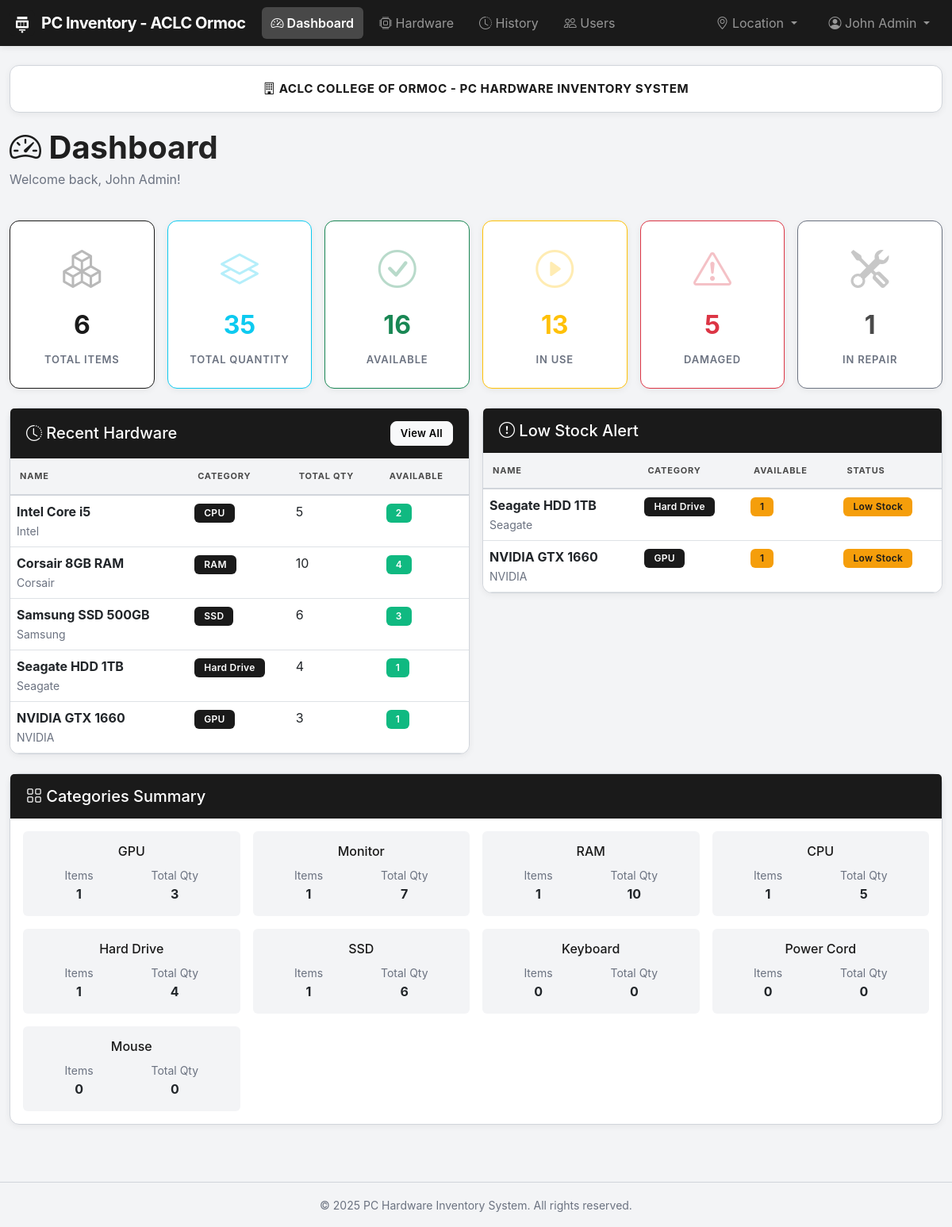
/dashboard.php (signed in), run on the app's committed database.
### tables this page shows
CREATE TABLE IF NOT EXISTS hardware (
    id INT AUTO_INCREMENT PRIMARY KEY,
    name VARCHAR(255) NOT NULL,
    category_id INT NOT NULL,
    type VARCHAR(100),
    brand VARCHAR(100),
    model VARCHAR(100),
    serial_number VARCHAR(100),
    total_quantity INT DEFAULT 0,
    unused_quantity INT DEFAULT 0,
    in_use_quantity INT DEFAULT 0,
    damaged_quantity INT DEFAULT 0,
    repair_quantity INT DEFAULT 0,
    location VARCHAR(100),
    date_added TIMESTAMP DEFAULT CURRENT_TIMESTAMP,
    FOREIGN KEY (category_id) REFERENCES categories(id)
);

CREATE TABLE IF NOT EXISTS categories (
    id INT AUTO_INCREMENT PRIMARY KEY,
    name VARCHAR(100) NOT NULL UNIQUE,         
    description VARCHAR(255)
);

### config/security.php (called while the page is built, shortened)
<?php
function escapeOutput($data) {
    return htmlspecialchars($data, ENT_QUOTES, 'UTF-8');
}
?>

### dashboard.php (the view, shortened to what this page needs)
<?php
require_once 'config/security.php';
$conn = getDBConnection();
$stats = [
    'total_hardware' => 0,
    'total_quantity' => 0,
    'in_use' => 0,
    'available' => 0,
    'damaged' => 0,
    'repair' => 0
];
$result = $conn->query("SELECT COUNT(*) as count FROM hardware");
if ($row = $result->fetch_assoc()) {
    $stats['total_hardware'] = $row['count'];
}
$result = $conn->query("SELECT SUM(total_quantity) as total, SUM(in_use_quantity) as in_use,
                        SUM(unused_quantity) as available, SUM(damaged_quantity) as damaged,
                        SUM(repair_quantity) as repair FROM hardware");
if ($row = $result->fetch_assoc()) {
    $stats['total_quantity'] = $row['total'] ?? 0;
    $stats['in_use'] = $row['in_use'] ?? 0;
    $stats['available'] = $row['available'] ?? 0;
    $stats['damaged'] = $row['damaged'] ?? 0;
    $stats['repair'] = $row['repair'] ?? 0;
}
$recentHardware = [];
$result = $conn->query("SELECT h.*, c.name as category_name FROM hardware h
                       LEFT JOIN categories c ON h.category_id = c.id
                       ORDER BY h.date_added DESC LIMIT 5");
while ($row = $result->fetch_assoc()) {
    $recentHardware[] = $row;
}
$lowStock = [];
$result = $conn->query("SELECT h.*, c.name as category_name FROM hardware h
                       LEFT JOIN categories c ON h.category_id = c.id
                       WHERE h.unused_quantity < 2 AND h.total_quantity > 0
                       ORDER BY h.unused_quantity ASC LIMIT 5");
while ($row = $result->fetch_assoc()) {
    $lowStock[] = $row;
}
$categories = [];
$result = $conn->query("SELECT c.name, COUNT(h.id) as count, SUM(h.total_quantity) as total
                       FROM categories c
                       LEFT JOIN hardware h ON c.id = h.category_id
                       GROUP BY c.id, c.name
                       ORDER BY count DESC");
while ($row = $result->fetch_assoc()) {
    $categories[] = $row;
}
include 'includes/header.php';
?>
<div class="row mb-4">
    <div class="col-12">
        <div class="system-branding">
            <h6><i class="bi bi-building"></i> ACLC COLLEGE OF ORMOC - PC HARDWARE INVENTORY SYSTEM</h6>
        </div>
        <h1 class="text-gradient mb-1">
            <i class="bi bi-speedometer2"></i> Dashboard
        </h1>
        <p class="text-muted">Welcome back, <?php echo escapeOutput($_SESSION['full_name']); ?>!</p>
    </div>
</div>
<div class="row g-3 mb-4">
    <div class="col-md-4 col-lg-2">
        <div class="card stat-card border-primary">
            <div class="card-body text-center">
                <i class="bi bi-boxes stat-icon text-primary"></i>
                <div class="stat-value text-primary"><?php echo $stats['total_hardware']; ?></div>
                <div class="stat-label">Total Items</div>
            </div>
        </div>
    </div>
    <div class="col-md-4 col-lg-2">
        <div class="card stat-card border-info">
            <div class="card-body text-center">
                <i class="bi bi-layers stat-icon text-info"></i>
                <div class="stat-value text-info"><?php echo $stats['total_quantity']; ?></div>
                <div class="stat-label">Total Quantity</div>
            </div>
        </div>
    </div>
    <div class="col-md-4 col-lg-2">
        <div class="card stat-card border-success">
            <div class="card-body text-center">
                <i class="bi bi-check-circle stat-icon text-success"></i>
                <div class="stat-value text-success"><?php echo $stats['available']; ?></div>
                <div class="stat-label">Available</div>
            </div>
        </div>
    </div>
    <div class="col-md-4 col-lg-2">
        <div class="card stat-card border-warning">
            <div class="card-body text-center">
                <i class="bi bi-play-circle stat-icon text-warning"></i>
                <div class="stat-value text-warning"><?php echo $stats['in_use']; ?></div>
                <div class="stat-label">In Use</div>
            </div>
        </div>
    </div>
    <div class="col-md-4 col-lg-2">
        <div class="card stat-card border-danger">
            <div class="card-body text-center">
                <i class="bi bi-exclamation-triangle stat-icon text-danger"></i>
                <div class="stat-value text-danger"><?php echo $stats['damaged']; ?></div>
                <div class="stat-label">Damaged</div>
            </div>
        </div>
    </div>
    <div class="col-md-4 col-lg-2">
        <div class="card stat-card border-secondary">
            <div class="card-body text-center">
                <i class="bi bi-tools stat-icon text-secondary"></i>
                <div class="stat-value text-secondary"><?php echo $stats['repair']; ?></div>
                <div class="stat-label">In Repair</div>
            </div>
        </div>
    </div>
</div>
<div class="row g-3">
    <div class="col-lg-6">
        <div class="card table-card">
            <div class="card-header d-flex justify-content-between align-items-center">
                <h5 class="mb-0"><i class="bi bi-clock-history"></i> Recent Hardware</h5>
                <a href="pages/hardware.php" class="btn btn-sm btn-light">View All</a>
            </div>
            <div class="card-body p-0">
                <div class="table-responsive">
                    <table class="table table-hover mb-0">
                        <thead>
                            <tr>
                                <th>Name</th>
                                <th>Category</th>
                                <th>Total Qty</th>
                                <th>Available</th>
                            </tr>
                        </thead>
                        <tbody>
                            <?php if (empty($recentHardware)): ?>
                            <tr>
                                <td colspan="4" class="text-center text-muted py-4">No hardware found</td>
                            </tr>
                            <?php else: ?>
                            <?php foreach ($recentHardware as $item): ?>
                            <tr>
                                <td>
                                    <strong><?php echo escapeOutput($item['name']); ?></strong>
                                    <?php if (!empty($item['brand'])): ?>
                                    <br><small class="text-muted"><?php echo escapeOutput($item['brand']); ?></small>
                                    <?php endif; ?>
                                </td>
                                <td><span class="badge bg-primary"><?php echo escapeOutput($item['category_name']); ?></span></td>
                                <td><?php echo $item['total_quantity']; ?></td>
                                <td><span class="badge bg-success"><?php echo $item['unused_quantity']; ?></span></td>
                            </tr>
                            <?php endforeach; ?>
                            <?php endif; ?>
                        </tbody>
                    </table>
                </div>
            </div>
        </div>
    </div>
    <div class="col-lg-6">
        <div class="card table-card">
            <div class="card-header">
                <h5 class="mb-0"><i class="bi bi-exclamation-circle"></i> Low Stock Alert</h5>
            </div>
            <div class="card-body p-0">
                <div class="table-responsive">
                    <table class="table table-hover mb-0">
                        <thead>
                            <tr>
                                <th>Name</th>
                                <th>Category</th>
                                <th>Available</th>
                                <th>Status</th>
                            </tr>
                        </thead>
                        <tbody>
                            <?php if (empty($lowStock)): ?>
                            <tr>
                                <td colspan="4" class="text-center text-success py-4">
                                    <i class="bi bi-check-circle"></i> All items in stock!
                                </td>
                            </tr>
                            <?php else: ?>
                            <?php foreach ($lowStock as $item): ?>
                            <tr>
                                <td>
                                    <strong><?php echo escapeOutput($item['name']); ?></strong>
                                    <?php if (!empty($item['brand'])): ?>
                                    <br><small class="text-muted"><?php echo escapeOutput($item['brand']); ?></small>
                                    <?php endif; ?>
                                </td>
                                <td><span class="badge bg-primary"><?php echo escapeOutput($item['category_name']); ?></span></td>
                                <td><span class="badge bg-warning"><?php echo $item['unused_quantity']; ?></span></td>
                                <td>
                                    <?php if ($item['unused_quantity'] == 0): ?>
                                    <span class="badge bg-danger">Out of Stock</span>
                                    <?php else: ?>
                                    <span class="badge bg-warning">Low Stock</span>
                                    <?php endif; ?>
                                </td>
                            </tr>
                            <?php endforeach; ?>
                            <?php endif; ?>
                        </tbody>
                    </table>
                </div>
            </div>
        </div>
    </div>
</div>
<div class="row mt-4">
    <div class="col-12">
        <div class="card table-card">
            <div class="card-header">
                <h5 class="mb-0"><i class="bi bi-grid"></i> Categories Summary</h5>
            </div>
            <div class="card-body">
                <div class="row g-3">
                    <?php foreach ($categories as $category): ?>
                    <div class="col-md-3">
                        <div class="card border-0 bg-light">
                            <div class="card-body text-center">
                                <h6 class="text-primary mb-2"><?php echo escapeOutput($category['name']); ?></h6>
                                <div class="d-flex justify-content-around">
                                    <div>
                                        <small class="text-muted">Items</small>
                                        <div class="fw-bold"><?php echo $category['count'] ?? 0; ?></div>
                                    </div>
                                    <div>
                                        <small class="text-muted">Total Qty</small>
                                        <div class="fw-bold"><?php echo $category['total'] ?? 0; ?></div>
                                    </div>
                                </div>
                            </div>
                        </div>
                    </div>
                    <?php endforeach; ?>
                </div>
            </div>
        </div>
    </div>
</div>
<?php include 'includes/footer.php'; ?>

### data on the page
hardware: name "Intel Core i5", brand "Intel", category.name "CPU", total_quantity "5", unused_quantity "2"
hardware: name "Corsair 8GB RAM", brand "Corsair", category.name "RAM", total_quantity "10", unused_quantity "4"
hardware: name "Samsung SSD 500GB", brand "Samsung", category.name "SSD", total_quantity "6", unused_quantity "3"
hardware: name "Seagate HDD 1TB", brand "Seagate", category.name "Hard Drive", total_quantity "4", unused_quantity "1", shows "Low Stock"
hardware: name "NVIDIA GTX 1660", brand "NVIDIA", category.name "GPU", total_quantity "3", unused_quantity "1", shows "Low Stock"

### other printed values
escapeOutput($_SESSION['full_name']) "John Admin"
$stats['total_hardware'] "6"
$stats['total_quantity'] "35"
$stats['available'] "16"
$stats['in_use'] "13"
$stats['damaged'] "5"
$stats['repair'] "1"
escapeOutput($category['name']) "GPU"
$category['count'] "1"
$category['total'] "3"
escapeOutput($category['name']) "Monitor"
$category['total'] "7"
escapeOutput($category['name']) "RAM"
$category['total'] "10"
escapeOutput($category['name']) "CPU"
